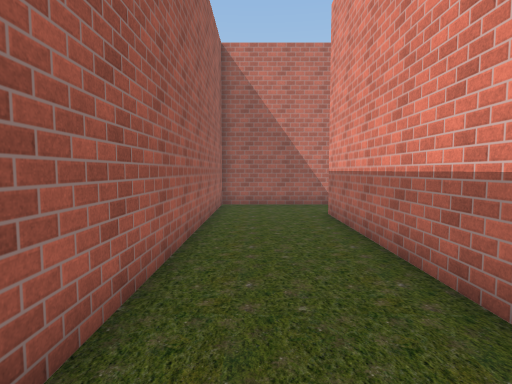
view 1 (above)

24 first-person views from a walk through a 3-D level made in the Unity game engine. The camera is 1.5 m above the floor, tilts 4° down and sees 80° across. The floor is counted in squares, 1 m on a side. Each view is taken from the middle of a square. On the plan, view 1 faces up. The plan holds only what a view shows up to about 15 squares ahead; the rest is blank. The place goes on beyond the plan. Some trees and plants on the terrain are drawn as simple stand-ins. The player character is not drawn. Some surface patterns are stand-ins.

view 2
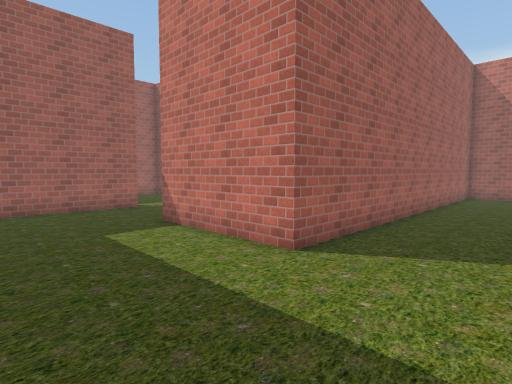

view 3
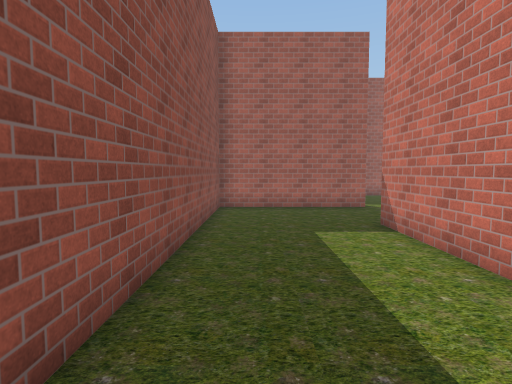

view 4
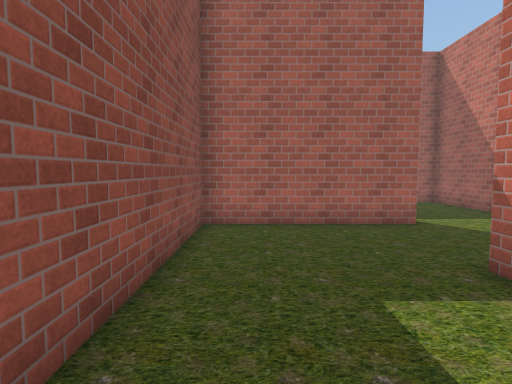

view 5
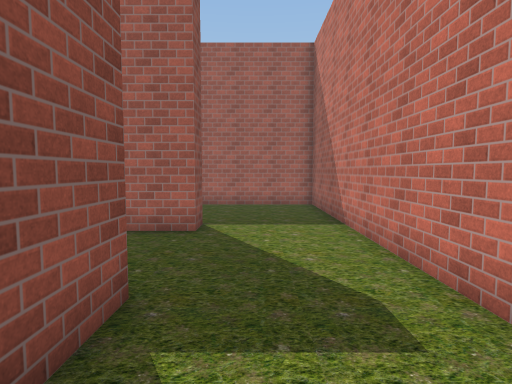

view 6
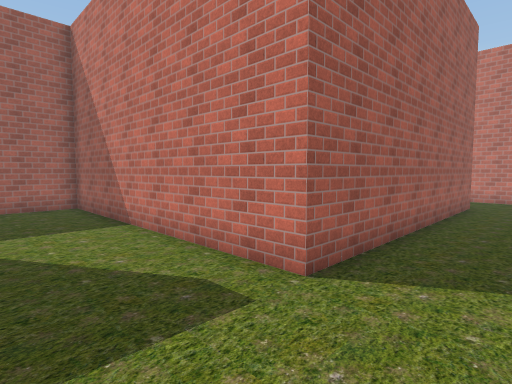

view 7
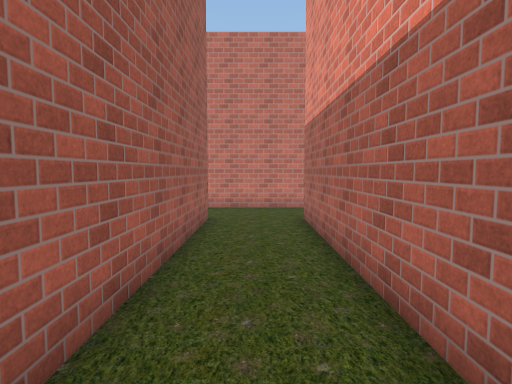

view 8
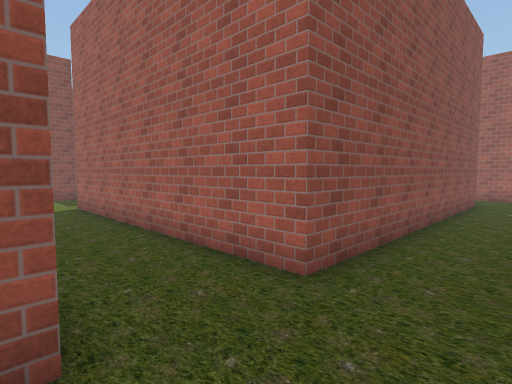

view 9
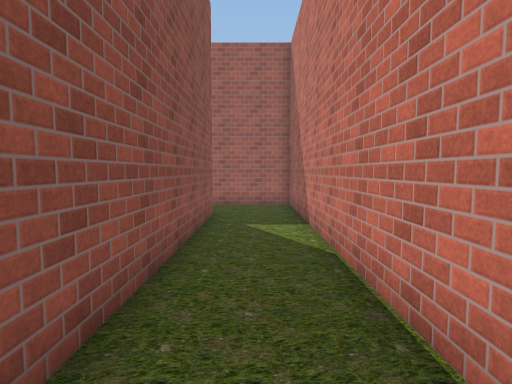

view 10
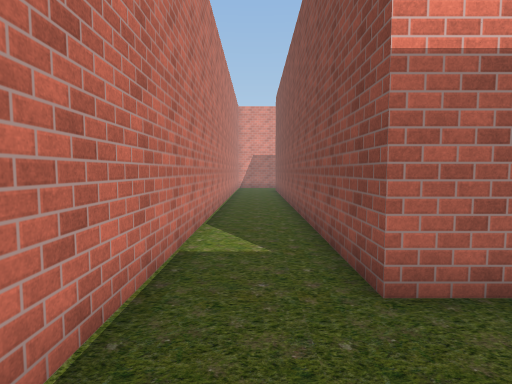

view 11
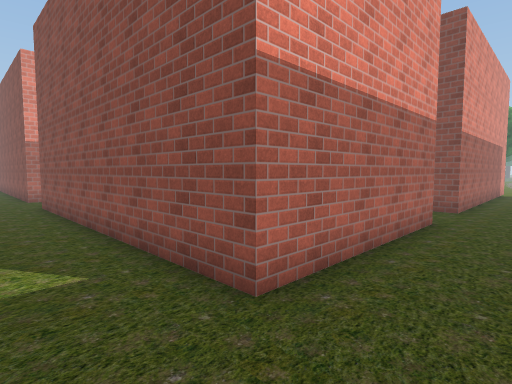

view 12
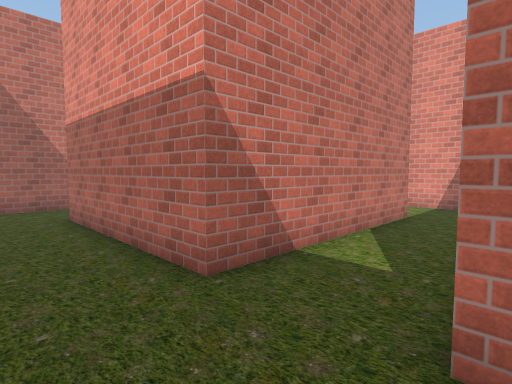

view 13
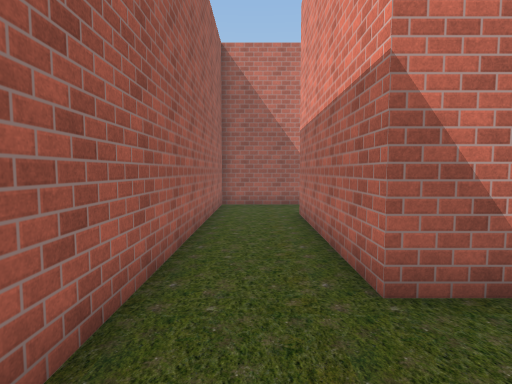

view 14
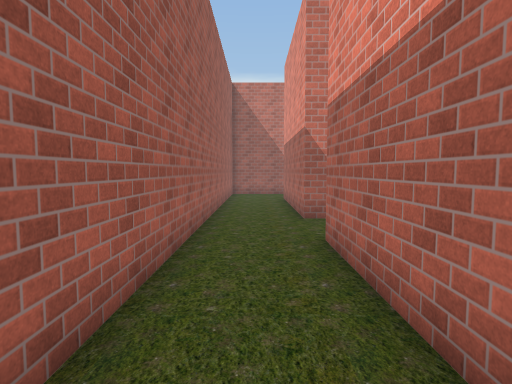

view 15
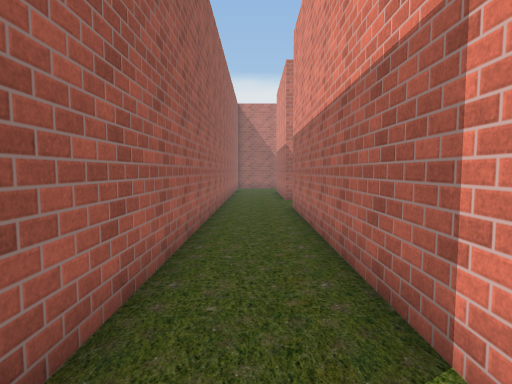

view 16
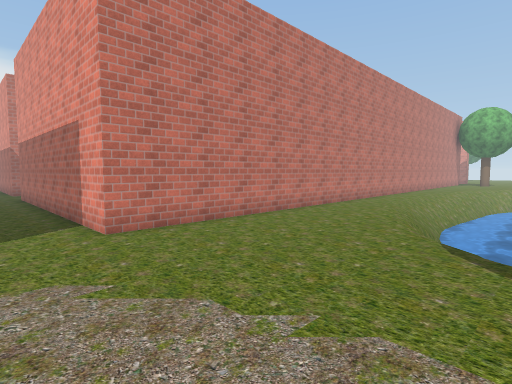

view 17
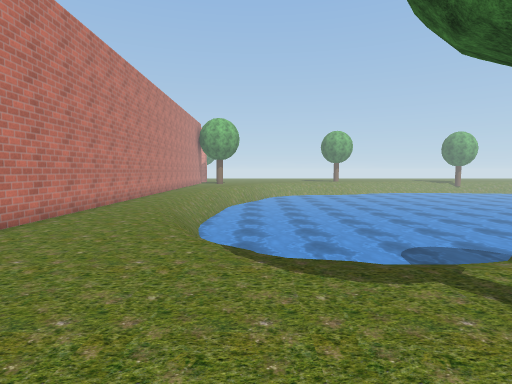

view 18
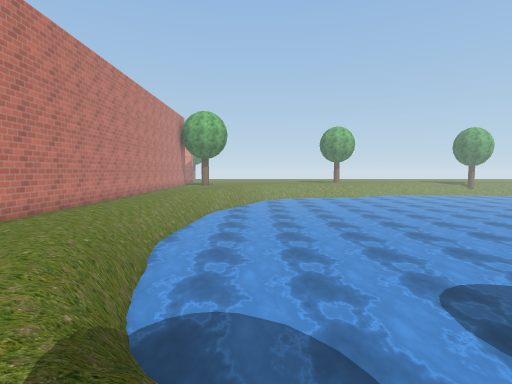

view 19
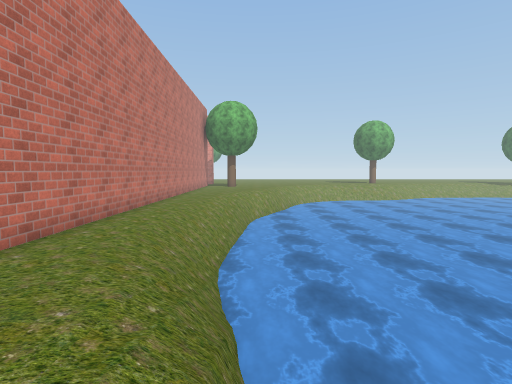

view 20
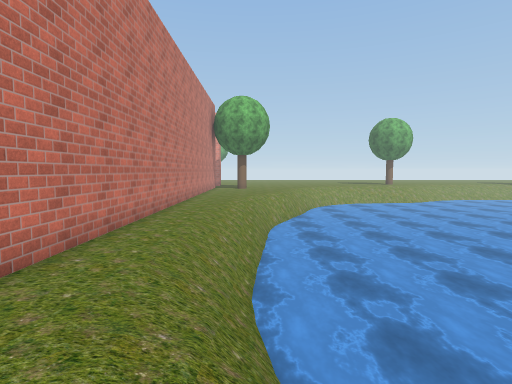

view 21
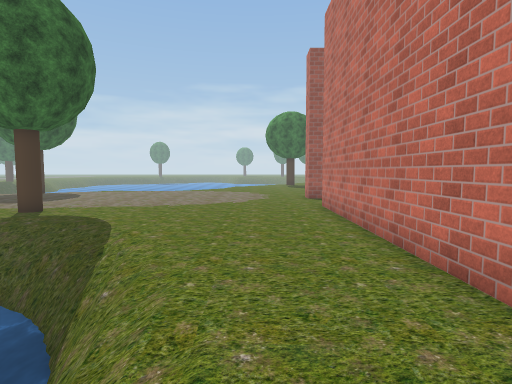

view 22
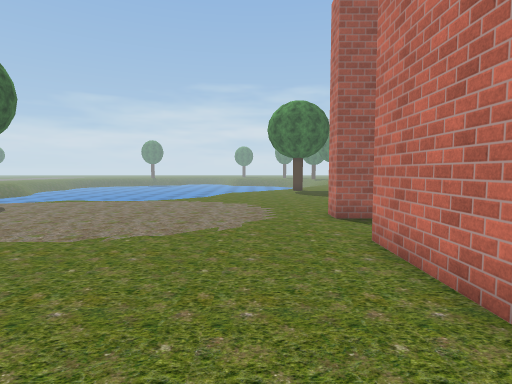

view 23
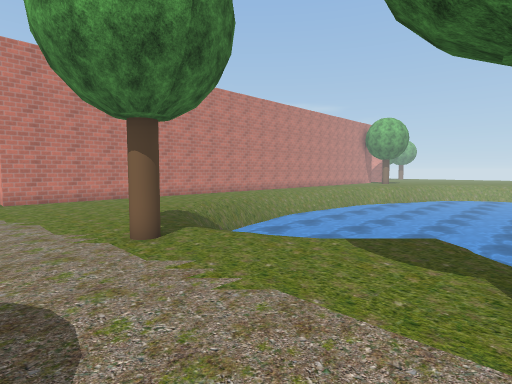

view 24
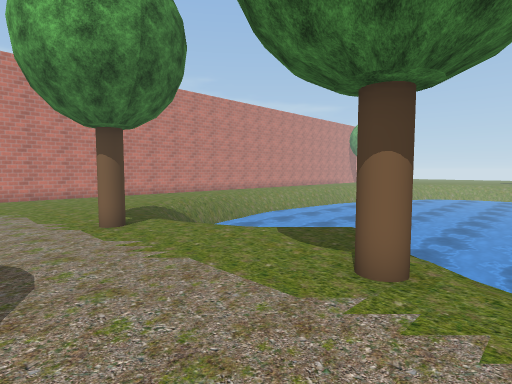

### Floor plan
Key: @ floor where view 1 was taken; # wall or solid block; . main floor; - floor 0.5 m lower than the main floor; / step, stairs or slope; ≈ water the walk keeps out of; v drop or lower ground; T tree.
Columns run from 21 left of view 1 to 6 right of it. Each row starts with its distance up from view 1.
 18 #############  #############
 17 #...........................
 16 #...........................
 15 #...........................
 14 #...############...#########
 13 #...#          #...#.....
 12 #...#          #...#.....
 11 #...#          #...#.....
 10 #...#          #...#....#
  9 #...#          #...#....#
  8 #...########...#...#....#
  7 #..............#...#....#
  6 #............  #...#....#
  5 #........      #...#....#
  4 #...############...#....#
  3 #...#..............#....#
  2 #...#..............#....
  1 #...#..............#...
  0 #...#............ .#.@..
 -1 #...#.... #....#####....
 -2 #...#     #.............
 -3 #...#     #.............
 -4 #...#     #.............
 -5 #...#     #.............
 -6 #...#     #........... .
 -7 #...########################
 -8 ............................
 -9 ............................
-10 ...............////////////.
-11 ............/////≈≈≈≈≈≈≈/vv-
-12 ..........//v≈≈≈≈≈≈≈≈≈≈≈≈≈≈≈
-13 .........//≈≈≈≈≈≈≈≈≈≈≈≈≈≈≈≈≈
-14 ......../v≈≈≈≈≈≈≈≈≈≈≈≈≈≈≈≈≈≈
-15 ......../≈≈≈≈≈≈≈≈≈≈≈≈≈≈≈≈≈≈≈
-16 .......//≈≈≈≈≈≈≈≈≈≈≈≈≈≈≈≈≈≈≈
-17 .....T./  ≈≈≈≈≈≈≈≈≈≈≈≈≈≈≈≈≈≈
-18 .....T./  ≈≈≈≈≈≈≈≈≈≈≈≈≈≈≈≈≈≈
-19 ........  ≈≈≈≈≈≈≈≈≈≈≈≈≈≈≈≈≈≈
-20 ......../  ≈≈≈≈≈≈≈≈≈≈≈≈≈≈≈≈≈
-21  ......../  ≈≈≈≈≈≈≈≈≈≈≈≈≈≈≈≈
-22   ........  ≈≈≈≈≈≈≈≈≈≈≈≈≈≈≈≈
-23   ......./  ≈≈≈≈≈≈≈≈≈≈ ≈≈≈≈≈
-24   ....TT/   ≈≈≈≈≈≈≈≈≈≈  ≈≈
-25    ...../   ≈≈≈≈≈≈≈≈≈≈
-26   . .../        ≈≈ ≈≈≈

Where each view was taken, in squares from view 1:
view 1: 0 up, 0 right, facing up
view 2: 6 down, 2 right, facing up-left
view 3: 5 down, 2 right, facing left
view 4: 5 down, 2 left, facing left
view 5: 1 up, 3 left, facing left
view 6: 0 up, 3 left, facing up-left
view 7: 5 up, 4 left, facing up
view 8: 17 up, 2 left, facing down-left
view 9: 16 up, 7 left, facing left
view 10: 16 up, 6 left, facing right
view 11: 17 up, 20 left, facing down-right
view 12: 4 up, 20 left, facing up-right
view 13: 4 up, 19 left, facing up
view 14: 2 down, 19 left, facing up
view 15: 8 down, 19 left, facing up
view 16: 15 down, 20 left, facing up-right
view 17: 14 down, 19 left, facing right
view 18: 15 down, 15 left, facing right
view 19: 12 down, 11 left, facing right
view 20: 11 down, 9 left, facing right
view 21: 10 down, 6 left, facing left
view 22: 10 down, 11 left, facing left
view 23: 24 down, 19 left, facing up-right
view 24: 26 down, 19 left, facing up-right
